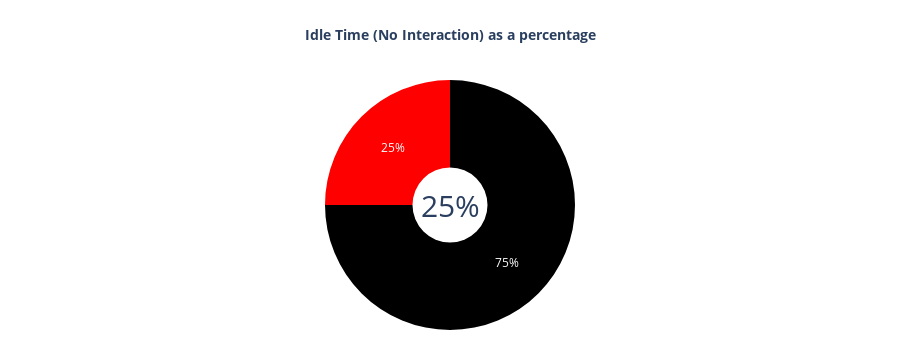

Source (notebook cell):
### Markdown cell above
# Idle Time (No Interaction) as a percentage

### Code cell
pass_rate = 25
fail_rate = 100 - pass_rate

df = pd.DataFrame({
    'Category': ['Pass', 'Fail'],
    'Value': [pass_rate, fail_rate],
    'Color': ['red', 'black']
})

fig_idle = px.pie(
    df,
    names='Category',
    values='Value',
    color='Category',
    color_discrete_map={'Pass': 'red', 'Fail': 'black'},
    hole=0.3  
)

fig_idle.update_layout(
    title=dict(
        text='<b>Idle Time (No Interaction) as a percentage</b>',
        x=0.5,
        xanchor='center',
        font=dict(size=14)
    ),
    showlegend=False,
    annotations=[dict(
        text=f'{pass_rate}%',
        x=0.5, y=0.5,
        font_size=30,
        showarrow=False
    )],
    margin=dict(t=80, b=20, l=20, r=20),
    height=350
)

fig_idle.show()

### Figure 1 — Plotly figure (JSON) as saved in the notebook; plotly's stock layout.template omitted (floating-point values rounded to 4 significant figures)
{"data": [{"customdata": [["Pass"], ["Fail"]], "domain": {"x": [0, 1], "y": [0, 1]}, "hole": 0.3, "hovertemplate": "Category=%{customdata[0]}<br>Value=%{value}<extra></extra>", "labels": ["Pass", "Fail"], "legendgroup": "", "marker": {"colors": ["red", "black"]}, "name": "", "showlegend": true, "type": "pie", "values": [25, 75]}], "layout": {"annotations": [{"font": {"size": 30}, "showarrow": false, "text": "25%", "x": 0.5, "y": 0.5}], "height": 350, "legend": {"tracegroupgap": 0}, "margin": {"b": 20, "l": 20, "r": 20, "t": 80}, "showlegend": false, "title": {"font": {"size": 14}, "text": "<b>Idle Time (No Interaction) as a percentage</b>", "x": 0.5, "xanchor": "center"}}}
